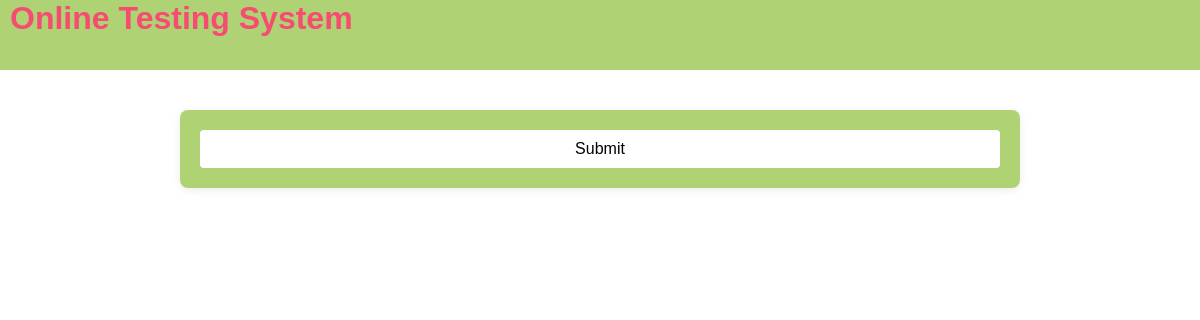
/ots/test-paper?n=3, run on an earlier commit of the app's database.
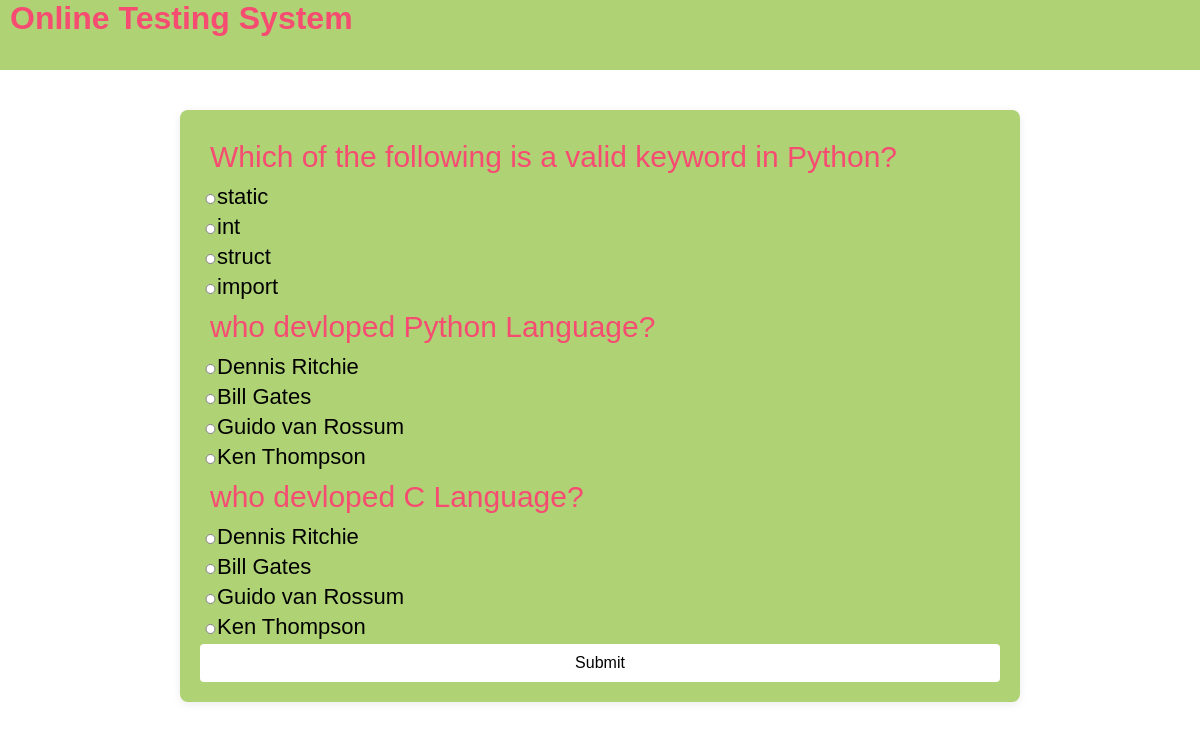
And on a later commit of the database.
### OTS/models.py (models this page shows)
class Questions(models.Model):
    qid = models.BigAutoField(primary_key=True,auto_created=True)
    que = models.TextField()
    a = models.CharField(max_length=255)
    b = models.CharField(max_length=255)
    c = models.CharField(max_length=255)
    d = models.CharField(max_length=255)
    ans = models.CharField(max_length=2)

### OTS/views.py (the view)
# urls.py: path('test-paper', testPaper, name='testPaper'),
def testPaper(request):
    if 'name' not in request.session.keys():
        res = HttpResponseRedirect('login')
    n = int(request.GET['n'])
    question_pool = list(Questions.objects.all())
    random.shuffle(question_pool)
    question_list = question_pool[:n]
    context= {'questions':question_list}
    res = render(request,'test_paper.html',context)
    return res

### OTS/templates/test_paper.html (shortened to what this page needs)
{% extends 'main.html' %}
{% block content %}
<form action="{% url 'OTS:calculateTest' %}" method="POST">
    {% for question in questions %}
        <div class="question">
            {{question.que}}
        </div>
        <div class="options">
            <input type="radio" name="q{{question.qid}}" value="a">{{question.a}}
        </div>
        <div class="options">
            <input type="radio" name="q{{question.qid}}" value="b">{{question.b}}
        </div>
        <div class="options">
            <input type="radio" name="q{{question.qid}}" value="c">{{question.c}}
        </div>
        <div class="options">
            <input type="radio" name="q{{question.qid}}" value="d">{{question.d}}
        </div>
    {% endfor %}
    <button type="submit">Submit</button>
</form>
{% endblock %}

### OTS/templates/main.html (shortened to what this page needs)
<!DOCTYPE html>
{% load static %}
<html lang="en">
<head>
    <link rel="stylesheet" href="{% static 'theme.css' %}">
    <link rel="stylesheet" href="{% static 'formstyle.css' %}">
    <link rel="stylesheet" href="{% static 'buttonstyle.css' %}">
</head>
<body>
    <div class="top">
        <div class="sitename"><h1>
            Online Testing System
        </h1></div>
    </div>
    <div class="content">
        {% block content%}
        {% endblock %}
    </div>
</body>
</html>

### OTS/static/theme.css (style rules this page uses)
* { font-family: 'Gill Sans', 'Gill Sans MT', Calibri, 'Trebuchet MS', sans-serif; margin: 0; padding: 0; }
.top { height: 50px; background-color: #AFD275; margin-bottom: 20px; padding: 10px; }
.top div.sitename { display: inline-block; color: #F64C72; position: relative; top: -10px; }
.content { width: 70%; margin-left: auto; margin-right: auto; }

### OTS/static/formstyle.css (style rules this page uses)
form { box-sizing: border-box; margin: 40px auto; padding: 20px; background: #AFD275; border-radius: 8px; display: table; width: 100%; box-shadow: 0 2px 8px rgba(0,0,0,0.08); }
button, input[type="submit"] { background: white; color:black; border: none; width: 100%; padding: 10px 18px; border-radius: 4px; font-size: 1rem; cursor: pointer; transition: background 0.2s; }
.question { color: #F64C72; font-size: 30px; margin:10px 10px; }
.options { font-size: 22px; margin: 4px; }
.options input { display: inline; width: fit-content; height: 10px; }

What changed in the data, as far as the page shows it:
added Questions: que "Which of the following is a valid keyword in Python?", a "static", b "int", c "struct", d "import"
added Questions: que "who devloped Python Language?", a "Dennis Ritchie", b "Bill Gates", c "Guido van Rossum", d "Ken Thompson"
added Questions: que "who devloped C Language?", a "Dennis Ritchie", b "Bill Gates", c "Guido van Rossum", d "Ken Thompson"
